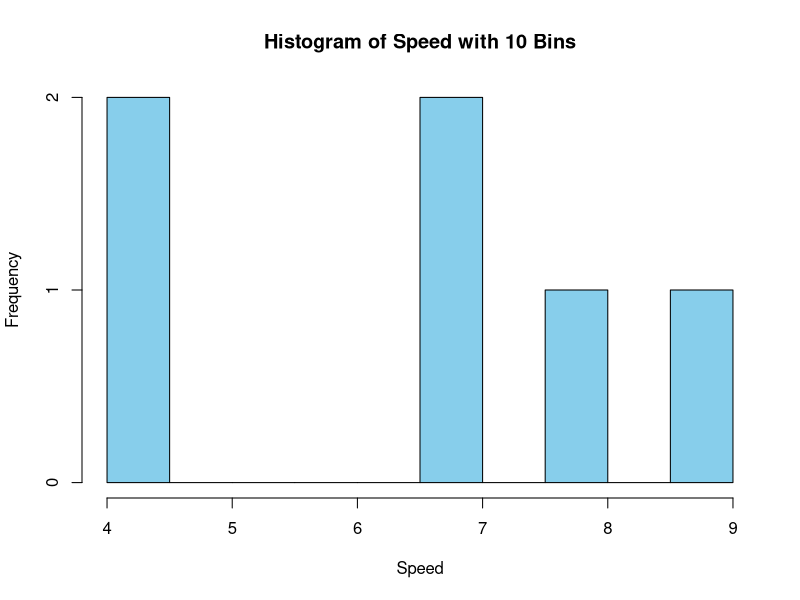
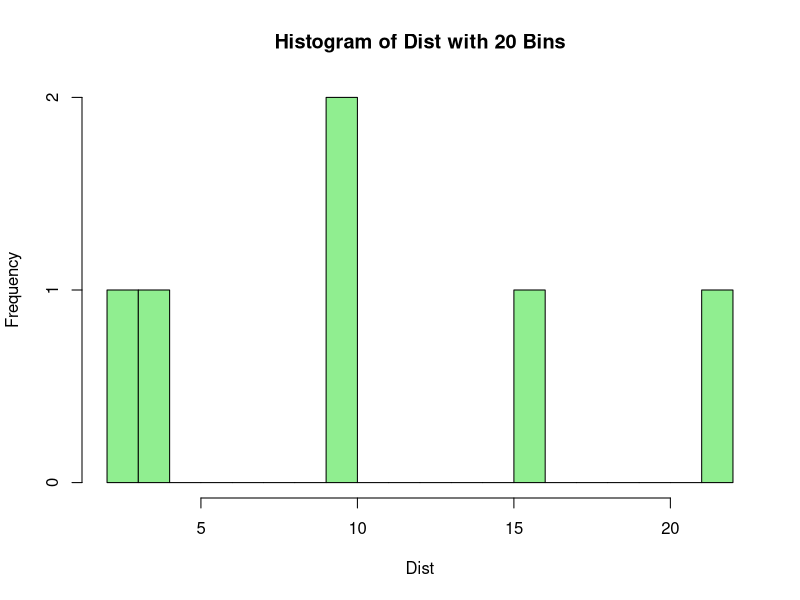
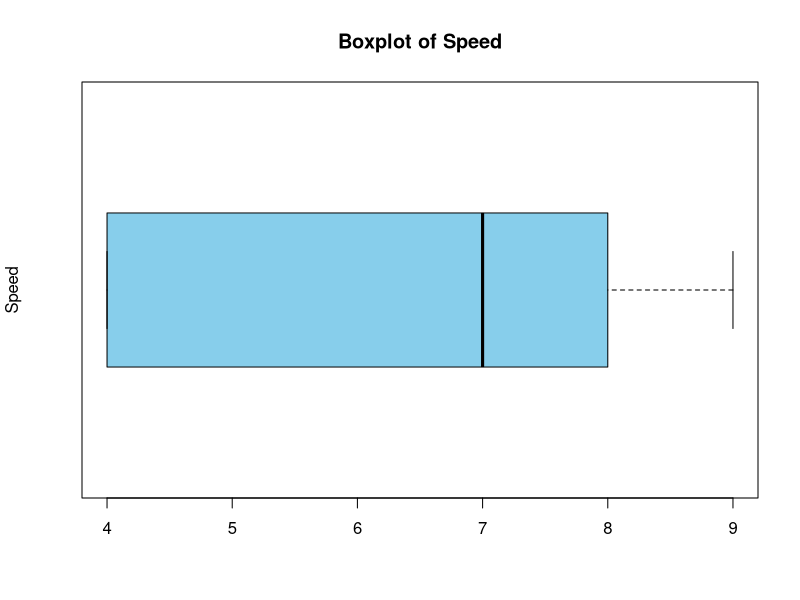
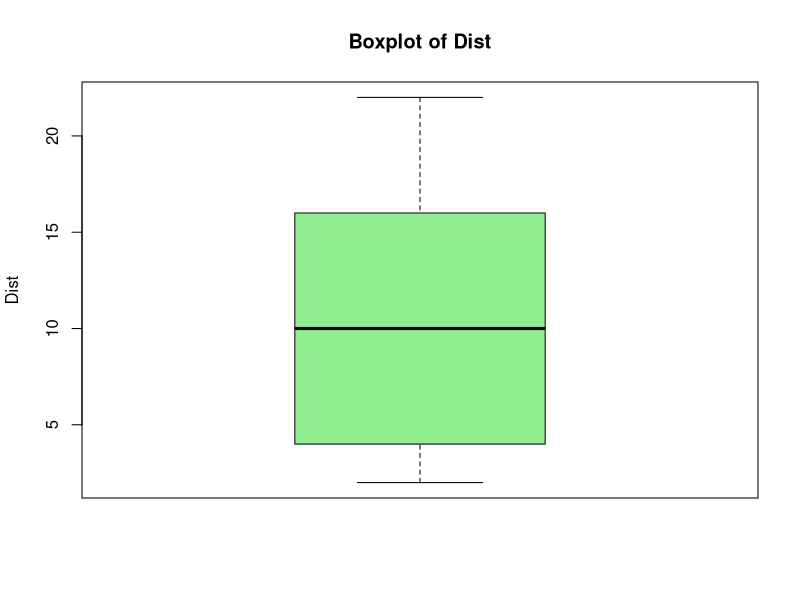

Source code (R) for these figures, in order:
## ---- chunk 1
knitr::opts_chunk$set(echo = TRUE)
## ---- chunk 2
head(cars)
## ---- chunk 3
# Create a dataframe with the given data
cars_data <- data.frame(speed = c(4, 4, 7, 7, 8, 9),
                        dist = c(2, 10, 4, 22, 16, 10))

# Calculate minimum, maximum, mean, and median values of speed
min_speed <- min(cars_data$speed)
max_speed <- max(cars_data$speed)
mean_speed <- mean(cars_data$speed)
median_speed <- median(cars_data$speed)

# Calculate minimum, maximum, mean, and median values of dist
min_dist <- min(cars_data$dist)
max_dist <- max(cars_data$dist)
mean_dist <- mean(cars_data$dist)
median_dist <- median(cars_data$dist)

# Print the results
cat("Speed: Min =", min_speed, ", Max =", max_speed, ", Mean =", mean_speed, ", Median =", median_speed, "\n")
cat("Dist: Min =", min_dist, ", Max =", max_dist, ", Mean =", mean_dist, ", Median =", median_dist, "\n")

## ---- chunk 4
# Create a vector with the speed values
speed <- c(4, 4, 7, 7, 8, 9)

# Calculate the variance of speed
variance_speed <- var(speed)

# Calculate the standard deviation of speed
std_dev_speed <- sd(speed)

# Print the results
cat("Variance of speed:", variance_speed, "\n")
cat("Standard deviation of speed:", std_dev_speed, "\n")

## ---- chunk 5
# # Create a vector with the dist values
dist <- c(2, 10, 4, 22, 16, 10)

# Calculate the variance of dist
variance_dist <- var(dist)

# Calculate the standard deviation of dist
std_dev_dist <- sd(dist)

# Print the results
cat("Variance of dist:", variance_dist, "\n")
cat("Standard deviation of dist:", std_dev_dist, "\n")

## ---- chunk 6
# Create a dataframe with the given data
cars_data <- data.frame(speed = c(4, 4, 7, 7, 8, 9),
                         dist = c(2, 10, 4, 22, 16, 10))

# Filter the data where speed is greater than 15
filtered_data <- subset(cars_data, speed > 15)

# Calculate the average and standard deviation of dist
average_dist <- mean(filtered_data$dist)
std_dev_dist <- sd(filtered_data$dist)

# Print the results
cat("Average dist when speed > 15:", average_dist, "\n")
cat("Standard deviation of dist when speed > 15:", std_dev_dist, "\n")

## ---- chunk 7
# # Filter the data where speed is less than or equal to 15
filtered_data <- subset(cars_data, speed <= 15)

# Calculate the average and standard deviation of dist
average_dist <- mean(filtered_data$dist)
std_dev_dist <- sd(filtered_data$dist)

# Print the results
cat("Average dist when speed <= 15:", average_dist, "\n")
cat("Standard deviation of dist when speed <= 15:", std_dev_dist, "\n")

## ---- chunk 8
# Filter the data where speed is greater than 12 and less than 19
filtered_data <- subset(cars_data, speed > 12 & speed < 19)

# Calculate the average and standard deviation of dist
average_dist <- mean(filtered_data$dist)
std_dev_dist <- sd(filtered_data$dist)

# Print the results
cat("Average dist when speed > 12 and speed < 19:", average_dist, "\n")
cat("Standard deviation of dist when speed > 12 and speed < 19:", std_dev_dist, "\n")

## ---- chunk 9
# Given data
speed <- c(4, 4, 7, 7, 8, 9)

# Plot histogram
hist(speed, breaks = 10, main = "Histogram of Speed with 10 Bins", xlab = "Speed", ylab = "Frequency", col = "skyblue", border = "black")

## ---- chunk 10
# Given data
dist <- c(2, 10, 4, 22, 16, 10)

# Plot histogram
hist(dist, breaks = 20, main = "Histogram of Dist with 20 Bins", xlab = "Dist", ylab = "Frequency", col = "lightgreen", border = "black")

## ---- chunk 11
# Given data
speed <- c(4, 4, 7, 7, 8, 9)

# Create boxplot with notch set to FALSE
boxplot(speed, 
        main = "Boxplot of Speed",
        ylab = "Speed",
        col = "skyblue",
        border = "black",
        horizontal = TRUE,  # Display boxplot horizontally
        notch = FALSE       # Disable notch for confidence interval
        )


## ---- chunk 12
# Given data
dist <- c(2, 10, 4, 22, 16, 10)

# Create boxplot of dist
boxplot(dist,
        main = "Boxplot of Dist",
        ylab = "Dist",
        col = "lightgreen",
        border = "black",
        horizontal = FALSE  # Display boxplot vertically
)

